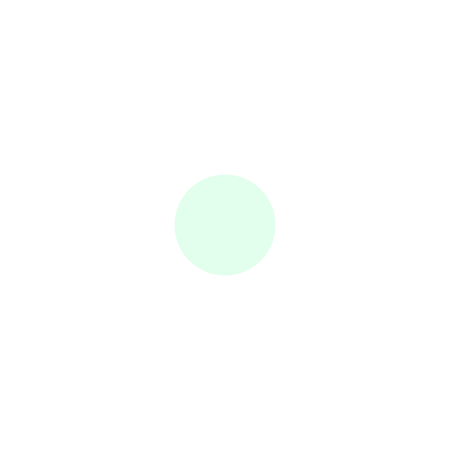
Frame 1 (no input)
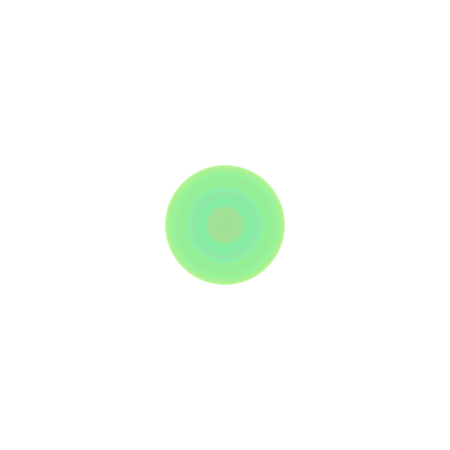
Frame 60 (the mouse pressed at the canvas centre just before this capture)
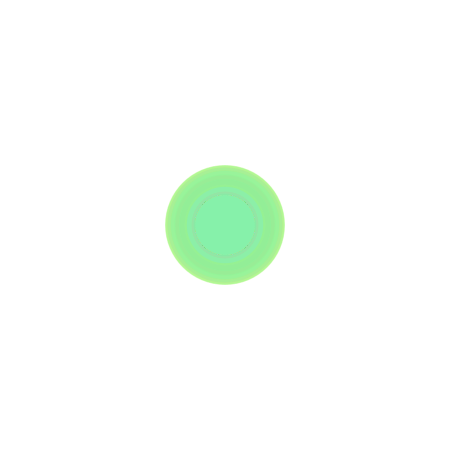
Frame 120 (the mouse held since frame 60 and released just before this capture)

The Processing sketch that drew these frames (run headless with seeded random() and noise(); from frame 60 on, the mouse is pressed at the canvas centre):

// Processing sketch: processing_31899
// ── processing_31899.pde

int counter;

void setup() {  //setup function called initially, only once
  size(450, 450);
  background(255);  //set background white
  colorMode(HSB);   //set colors to Hue, Saturation, Brightness mode
  counter = 0;
}

void draw() {  //draw function loops 
  counter++;
  noStroke();
  fill(random(155),150,255,50);
  
  if(mousePressed == true) { //add some interaction
    ellipse(mouseX, mouseY, 60, 60);
  }
  else {
    ellipse(width/2, height/2, 120*sin(counter), 120*sin(counter));
  }
}

                
                
